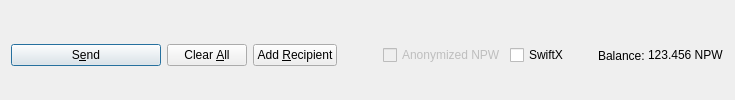
         <widget class="QFrame" name="frame_Send">
          <layout class="QHBoxLayout" name="horizontalLayout">
           <property name="bottomMargin">
            <number>0</number>
           </property>
           <item>
            <widget class="QPushButton" name="sendButton">
             <property name="minimumSize">
              <size>
               <width>150</width>
               <height>0</height>
              </size>
             </property>
             <property name="toolTip">
              <string>Confirm the send action</string>
             </property>
             <property name="text">
              <string>S&amp;end</string>
             </property>
             <property name="icon">
              <iconset resource="../npw.qrc">
               <normaloff>:/icons/send</normaloff>:/icons/send</iconset>
             </property>
             <property name="autoDefault">
              <bool>false</bool>
             </property>
             <property name="default">
              <bool>true</bool>
             </property>
            </widget>
           </item>
           <item>
            <widget class="QPushButton" name="clearButton">
             <property name="sizePolicy">
              <sizepolicy hsizetype="Minimum" vsizetype="Fixed">
               <horstretch>0</horstretch>
               <verstretch>0</verstretch>
              </sizepolicy>
             </property>
             <property name="toolTip">
              <string>Clear all fields of the form.</string>
             </property>
             <property name="text">
              <string>Clear &amp;All</string>
             </property>
             <property name="icon">
              <iconset resource="../npw.qrc">
               <normaloff>:/icons/remove</normaloff>:/icons/remove</iconset>
             </property>
             <property name="autoDefault">
              <bool>false</bool>
             </property>
            </widget>
           </item>
           <item>
            <widget class="QPushButton" name="addButton">
             <property name="toolTip">
              <string>Send to multiple recipients at once</string>
             </property>
             <property name="text">
              <string>Add &amp;Recipient</string>
             </property>
             <property name="icon">
              <iconset resource="../npw.qrc">
               <normaloff>:/icons/add</normaloff>:/icons/add</iconset>
             </property>
             <property name="autoDefault">
              <bool>false</bool>
             </property>
            </widget>
           </item>
           <item>
            <spacer name="horizontalSpacer">
             <property name="orientation">
              <enum>Qt::Horizontal</enum>
             </property>
             <property name="sizeHint" stdset="0">
              <size>
               <width>40</width>
               <height>20</height>
              </size>
             </property>
            </spacer>
           </item>
           <item>
            <layout class="QHBoxLayout" name="horizontalLayout_2">
             <property name="spacing">
              <number>3</number>
             </property>
             <item>
              <widget class="QCheckBox" name="checkzNPW">
               <property name="enabled">
                <bool>false</bool>
               </property>
               <property name="text">
                <string>Anonymized NPW</string>
               </property>
              </widget>
             </item>
             <item>
              <widget class="QCheckBox" name="checkSwiftTX">
               <property name="enabled">
                <bool>true</bool>
               </property>
               <property name="minimumSize">
                <size>
                 <width>85</width>
                 <height>0</height>
                </size>
               </property>
               <property name="text">
                <string>SwiftX</string>
               </property>
              </widget>
             </item>
             <item>
              <widget class="QLabel" name="label">
               <property name="text">
                <string>Balance:</string>
               </property>
              </widget>
             </item>
             <item>
              <widget class="QLabel" name="labelBalance">
               <property name="sizePolicy">
                <sizepolicy hsizetype="Preferred" vsizetype="Fixed">
                 <horstretch>0</horstretch>
                 <verstretch>0</verstretch>
                </sizepolicy>
               </property>
               <property name="cursor">
                <cursorShape>IBeamCursor</cursorShape>
               </property>
               <property name="text">
                <string notr="true">123.456 NPW</string>
               </property>
               <property name="textInteractionFlags">
                <set>Qt::LinksAccessibleByMouse|Qt::TextSelectableByKeyboard|Qt::TextSelectableByMouse</set>
               </property>
              </widget>
             </item>
            </layout>
           </item>
          </layout>
         </widget>
